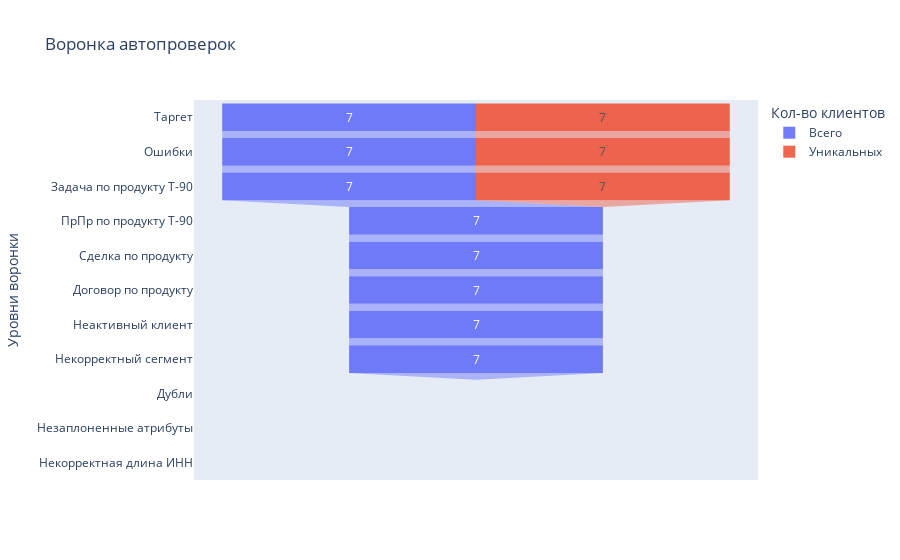

The notebook cell this image was saved under:
### Code cell
a21.show_statistics()

### Figure 1 — Plotly figure (JSON) as saved in the notebook; plotly's stock layout.template omitted (floating-point values rounded to 4 significant figures)
{"data": [{"hovertemplate": "Кол-во клиентов=Всего<br>count=%{x}<br>Уровни воронки=%{y}<extra></extra>", "legendgroup": "Всего", "marker": {"color": "#636efa"}, "name": "Всего", "opacity": 0.9, "orientation": "h", "showlegend": true, "type": "funnel", "x": [7, 7, 7, 7, 7, 7, 7, 7, 0, 0, 0], "xaxis": "x", "y": ["Таргет", "Ошибки", "Задача по продукту Т-90", "ПрПр по продукту Т-90", "Сделка по продукту", "Договор по продукту", "Неактивный клиент", "Некорректный сегмент", "Дубли", "Незаплоненные атрибуты", "Некорректная длина ИНН"], "yaxis": "y"}, {"hovertemplate": "Кол-во клиентов=Уникальных<br>count=%{x}<br>Уровни воронки=%{y}<extra></extra>", "legendgroup": "Уникальных", "marker": {"color": "#EF553B"}, "name": "Уникальных", "opacity": 0.9, "orientation": "h", "showlegend": true, "type": "funnel", "x": [7, 7, 7, 0, 0, 0, 0, 0, 0, 0, 0], "xaxis": "x", "y": ["Таргет", "Ошибки", "Задача по продукту Т-90", "ПрПр по продукту Т-90", "Сделка по продукту", "Договор по продукту", "Неактивный клиент", "Некорректный сегмент", "Дубли", "Незаплоненные атрибуты", "Некорректная длина ИНН"], "yaxis": "y"}], "layout": {"legend": {"title": {"text": "Кол-во клиентов"}, "tracegroupgap": 0}, "title": {"text": "Воронка автопроверок"}, "xaxis": {"anchor": "y", "domain": [0, 1], "title": {"text": "count"}}, "yaxis": {"anchor": "x", "domain": [0, 1], "title": {"text": "Уровни воронки"}}}}
